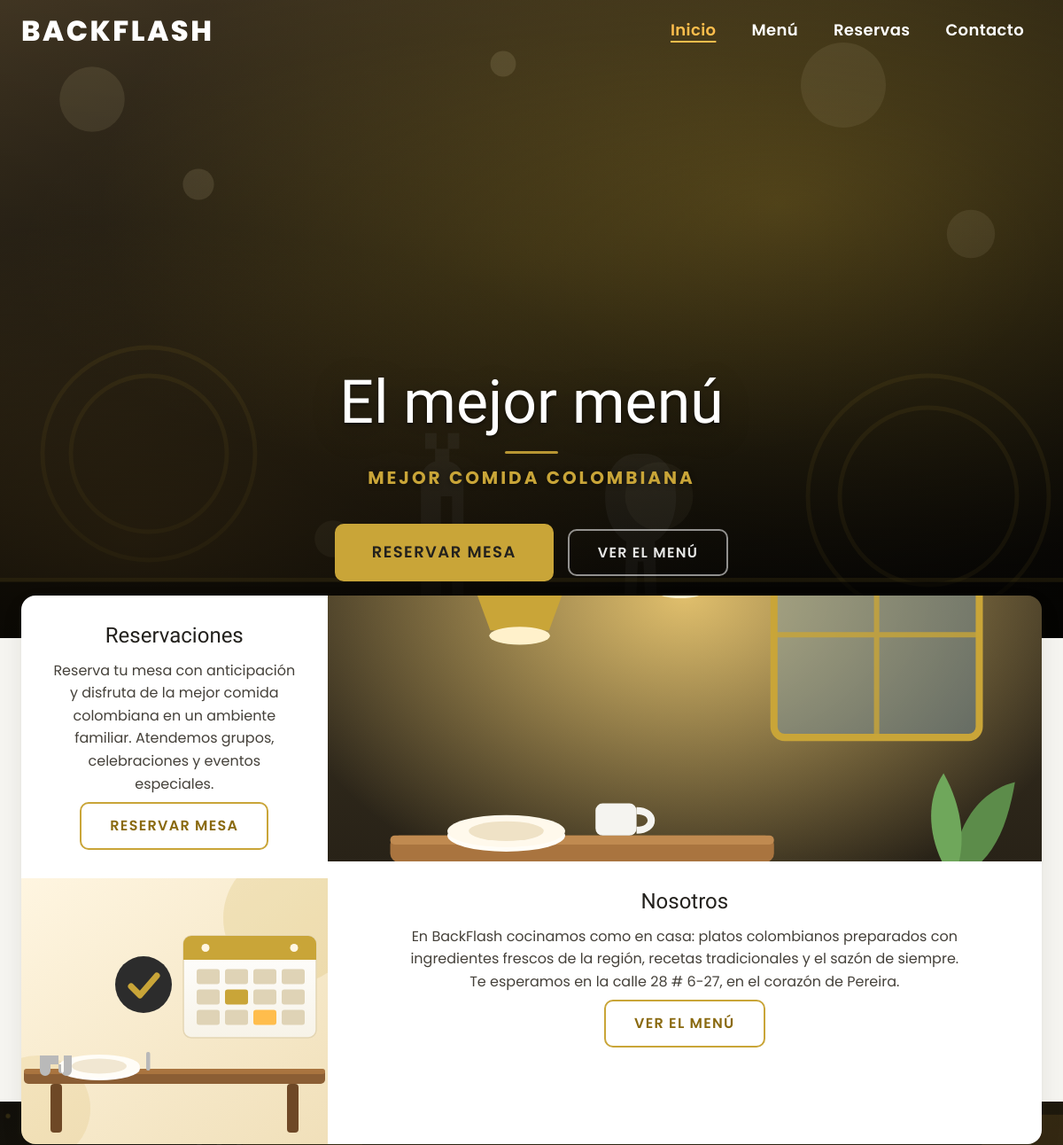
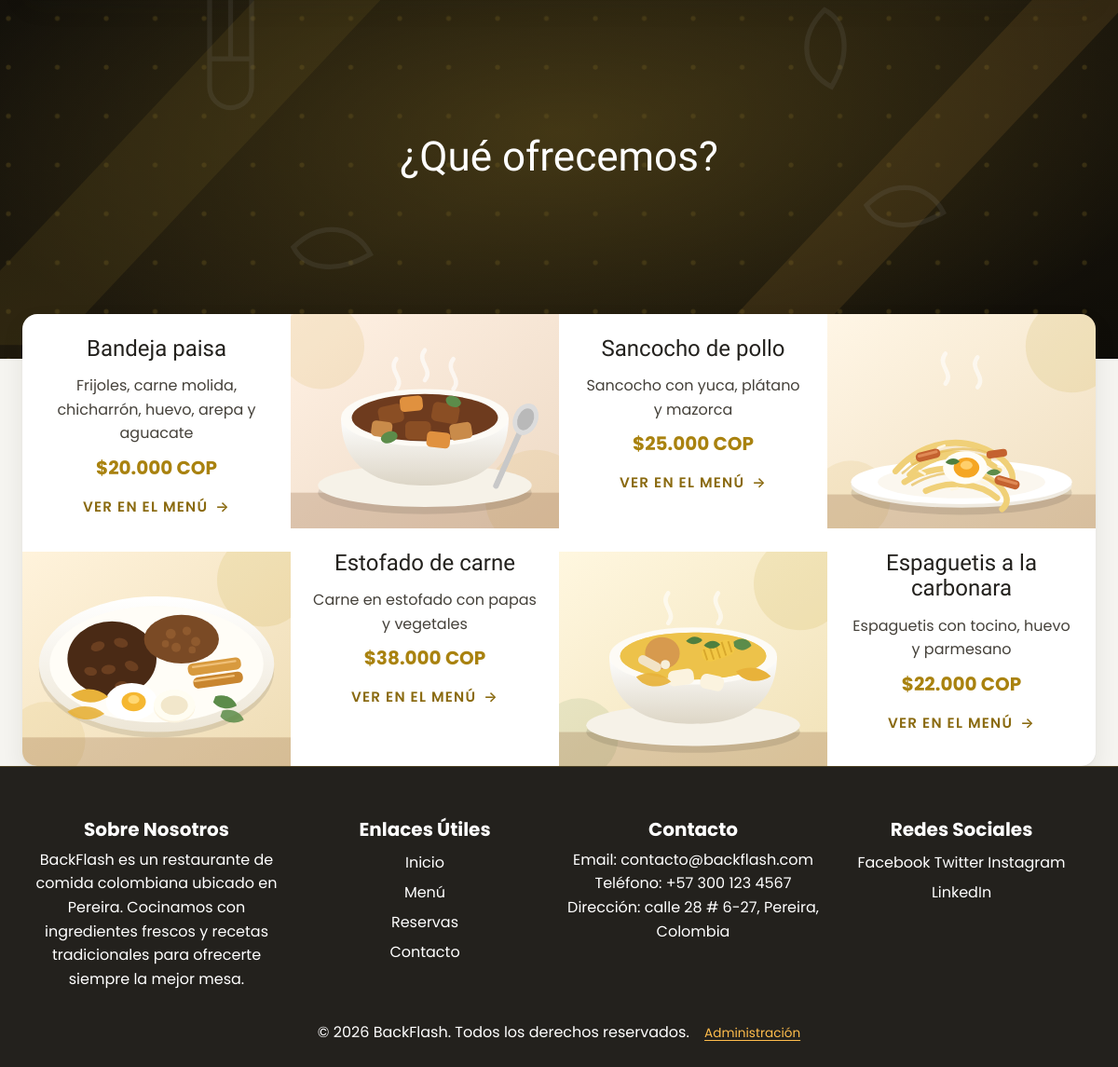
The page / on the database its author committed (2 pictures, top to bottom).
### tables this page shows
CREATE TABLE IF NOT EXISTS platos (
    id          INT AUTO_INCREMENT PRIMARY KEY,
    nombre      VARCHAR(120)   NOT NULL,
    descripcion VARCHAR(255)   NULL,
    precio      DECIMAL(10,0)  NOT NULL,
    categoria   ENUM('plato','bebida') NOT NULL DEFAULT 'plato',
    imagen      VARCHAR(255)   NULL,
    destacado   TINYINT(1)     NOT NULL DEFAULT 0,
    activo      TINYINT(1)     NOT NULL DEFAULT 1,
    orden       INT            NOT NULL DEFAULT 0,
    creado      TIMESTAMP      NOT NULL DEFAULT CURRENT_TIMESTAMP
);

### includes/helpers/html.php (called while the page is built, shortened)
<?php
function e(?string $value): string
{
    return htmlspecialchars((string) $value, ENT_QUOTES, 'UTF-8');
}
function url(string $path = ''): string
{
    $clean = ltrim($path, '/');
    return BASE_URL . '/' . $clean;
}

### includes/db.php (called while the page is built)
<?php
function db(): PDO
{
    static $pdo = null;
    if ($pdo === null) {
        $dsn = sprintf('mysql:host=%s;dbname=%s;charset=%s', DB_HOST, DB_NAME, DB_CHARSET);
        try {
            $pdo = new PDO($dsn, DB_USER, DB_PASS, [
                PDO::ATTR_ERRMODE            => PDO::ERRMODE_EXCEPTION,
                PDO::ATTR_DEFAULT_FETCH_MODE => PDO::FETCH_ASSOC,
                PDO::ATTR_EMULATE_PREPARES   => false,
            ]);
        } catch (PDOException $e) {
            http_response_code(500);
            exit('No se pudo conectar con la base de datos "' . htmlspecialchars(DB_NAME)
                . '". Revisa includes/config.php o importa database/schema.sql. Detalle: '
                . htmlspecialchars($e->getMessage()));
        }
    }
    return $pdo;
}
function q(string $sql, array $params = []): PDOStatement
{
    $st = db()->prepare($sql);
    $st->execute($params);
    return $st;
}

### includes/helpers/form.php (called while the page is built, shortened)
<?php
function precio($valor): string
{
    return '$' . number_format((float) $valor, 0, ',', '.') . ' COP';
}

### index.php (the view, shortened to what this page needs)
<?php
$destacados = q(
    'SELECT * FROM platos WHERE activo = 1 AND destacado = 1 ORDER BY orden, nombre LIMIT 4'
)->fetchAll();
require __DIR__ . '/includes/header.php';
?>
    <section class="information container">
        <div class="information-content">
            <div class="information-1">
                <div class="information-c1">
                    <h3>Reservaciones</h3>
                    <p>Reserva tu mesa con anticipación y disfruta de la mejor comida colombiana en un ambiente familiar. Atendemos grupos, celebraciones y eventos especiales.</p>
                    <a href="<?= e(url('reservar.php')) ?>" class="btn-1">Reservar mesa</a>
                </div>
                <div class="information-a1">
                    <img src="<?= e(url('public/assets/images/reservation.svg')) ?>" alt="Calendario de reservaciones del restaurante BackFlash">
                </div>
            </div>
            <div class="information-2">
                <div class="information-b1">
                    <img src="<?= e(url('public/assets/images/reservation2.svg')) ?>" alt="Salón del restaurante BackFlash en Pereira" loading="lazy">
                </div>
                <div class="information-c1">
                    <h3>Nosotros</h3>
                    <p>En BackFlash cocinamos como en casa: platos colombianos preparados con ingredientes frescos de la región, recetas tradicionales y el sazón de siempre. Te esperamos en la calle 28 # 6-27, en el corazón de Pereira.</p>
                    <a href="<?= e(url('menu.php')) ?>" class="btn-1">Ver el menú</a>
                </div>
            </div>
        </div>
    </section>
    <section class="our">
        <div class="container">
            <h2>¿Qué ofrecemos?</h2>
        </div>
    </section>
    <section class="oferta container">
        <div class="oferta-content">
            <?php foreach ($destacados as $i => $plato): ?>
                <?php $imagenTexto = ($i % 2 === 0); ?>
                <article class="oferta-1">
                    <?php if ($imagenTexto): ?>
                        <div class="oferta-txt">
                            <h3><?= e($plato['nombre']) ?></h3>
                            <p><?= e($plato['descripcion'] ?? 'Plato preparado al momento con ingredientes frescos.') ?></p>
                            <p class="oferta-precio"><?= e(precio($plato['precio'])) ?></p>
                            <a href="<?= e(url('menu.php')) ?>" class="btn-2">Ver en el menú</a>
                        </div>
                        <div class="oferta-img">
                            <img src="<?= e(url($plato['imagen'])) ?>" alt="Ilustración de <?= e($plato['nombre']) ?>" loading="lazy">
                        </div>
                    <?php else: ?>
                        <div class="oferta-img">
                            <img src="<?= e(url($plato['imagen'])) ?>" alt="Ilustración de <?= e($plato['nombre']) ?>" loading="lazy">
                        </div>
                        <div class="oferta-txt">
                            <h3><?= e($plato['nombre']) ?></h3>
                            <p><?= e($plato['descripcion'] ?? 'Plato preparado al momento con ingredientes frescos.') ?></p>
                            <p class="oferta-precio"><?= e(precio($plato['precio'])) ?></p>
                            <a href="<?= e(url('menu.php')) ?>" class="btn-2">Ver en el menú</a>
                        </div>
                    <?php endif; ?>
                </article>
            <?php endforeach; ?>
        </div>
    </section>
<?php require __DIR__ . '/includes/footer.php';

### rows shown on the page
platos: nombre "Bandeja paisa", descripcion "Frijoles, carne molida, chicharrón, huevo, arepa y aguacate", precio "$20.000 COP", imagen (picture)
platos: imagen (picture), nombre "Estofado de carne", descripcion "Carne en estofado con papas y vegetales", precio "$38.000 COP"
platos: nombre "Sancocho de pollo", descripcion "Sancocho con yuca, plátano y mazorca", precio "$25.000 COP", imagen (picture)
platos: imagen (picture), nombre "Espaguetis a la carbonara", descripcion "Espaguetis con tocino, huevo y parmesano", precio "$22.000 COP"

### other values the page prints
SITE_NAME "BACKFLASH"
$texto "Inicio"
$texto "Menú"
$texto "Reservas"
$texto "Contacto"
$h1 "El mejor menú"
$h1sub "MEJOR COMIDA COLOMBIANA"
SITE_NAME "BackFlash"
SITE_EMAIL "contacto@backflash.com"
SITE_PHONE "+57 300 123 4567"
SITE_ADDRESS "calle 28 # 6-27, Pereira, Colombia"
SITE_YEAR "2026"
